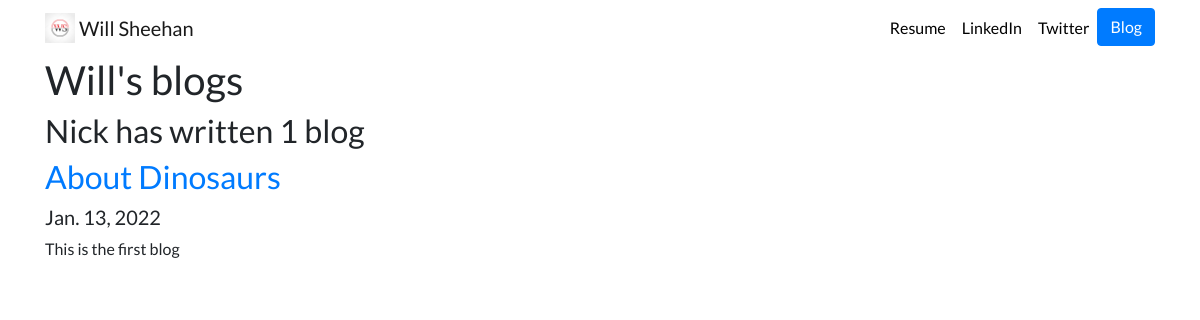
The page /blog/ on the database as committed earlier.
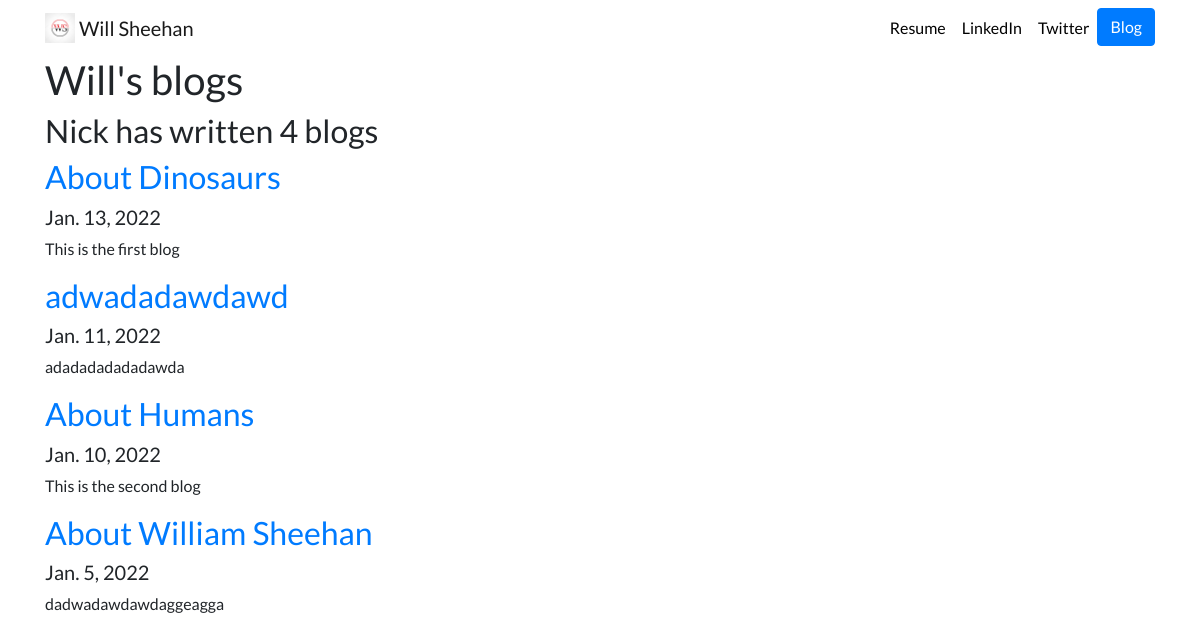
The same page on the database as committed later.
### blog/models.py (models this page shows, shortened)
class Blog(models.Model):
    title = models.CharField(max_length=200)
    description = models.TextField(max_length=250)
    date = models.DateField()

### blog/views.py (the view)
# urls.py: path('', views.all_blogs, name='all_blogs'),
def all_blogs(request):
    blogs = Blog.objects.order_by('-date') #grabs all objects from the database that are Blog objects (in models file), turns them into python objects
    return render(request, 'blog/all_blogs.html', {'blogs':blogs}) #puts all Blog objects into a list

### blog/templates/blog/all_blogs.html
{% extends 'portfolio/base.html' %}
{% block content %}
<h1>Will's blogs</h1>
<h2>Nick has written {{ blogs.count }} blog{{ blogs.count|pluralize }}</h2>
{% for blog in blogs %}
<a href="{% url 'blog:detail' blog.id %}"><h2>{{ blog.title }}</h2></a>
<h5>{{ blog.date }}</h5>
<p>{{ blog.description }}</p>
{% endfor %}
{% endblock %}

Rows that differ between the two databases and show on the page:
added Blog: title "adwadadawdawd", date "Jan. 11, 2022", description "adadadadadadawda"
added Blog: title "About Humans", date "Jan. 10, 2022", description "This is the second blog"
added Blog: title "About William Sheehan", date "Jan. 5, 2022", description "dadwadawdawdaggeagga"
Other text that changed with them:
{{ blogs.count }}: "1" → "4"
